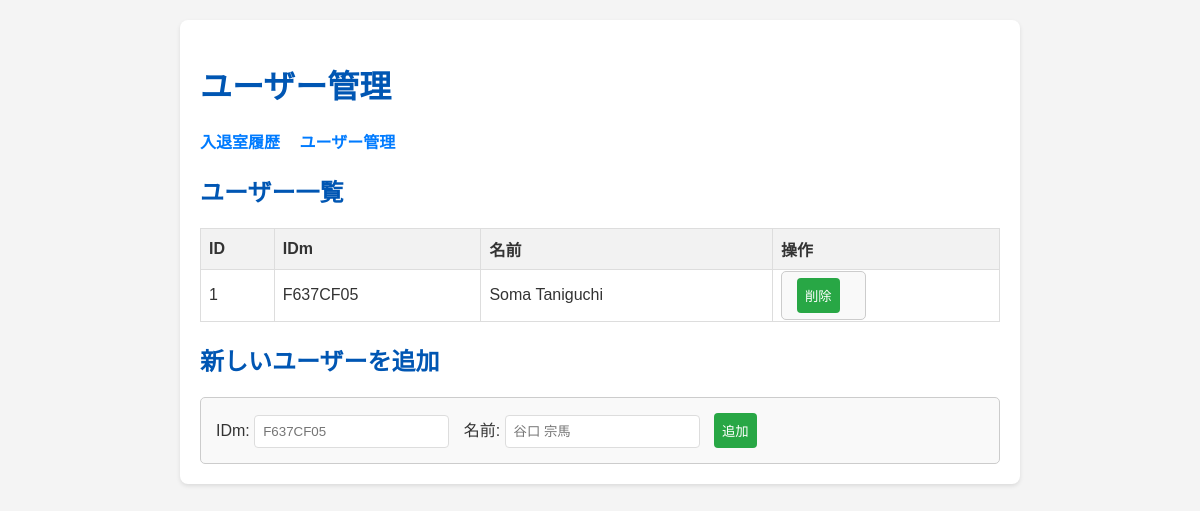
/users, run on an earlier commit of the app's database.
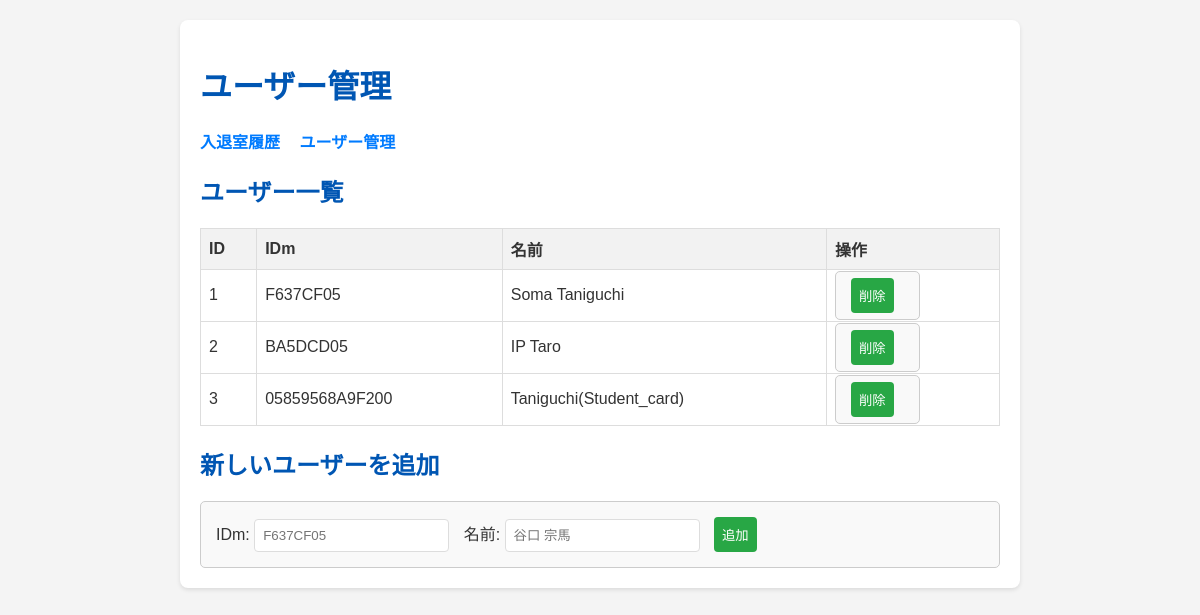
And on a later commit of the database.
### app.py (models this page shows, shortened)
class User(db.Model):
    id = db.Column(db.Integer, primary_key=True)
    idm = db.Column(db.String(160), unique=True, nullable=False) # FeliCaのIDm
    name = db.Column(db.String(80), nullable=False)

### app.py (the view, shortened to what this page needs)
@app.route('/users', methods=['GET', 'POST'])
def manage_users():
    users = User.query.all()
    return render_template('users.html', users=users)

### templates/users.html (shortened to what this page needs)
<!DOCTYPE html>
<html lang="ja">
<head>
</head>
<body>
    <div class="container">
        <h1>ユーザー管理</h1>
        <div class="nav-links">
            <a href="/">入退室履歴</a>
            <a href="/users">ユーザー管理</a>
        </div>
        <h2>ユーザー一覧</h2>
        <table>
            <thead>
                <tr>
                    <th>ID</th>
                    <th>IDm</th>
                    <th>名前</th>
                    <th>操作</th>
                </tr>
            </thead>
            <tbody>
                {% for user in users %}
                <tr>
                    <td>{{ user.id }}</td>
                    <td>{{ user.idm }}</td>
                    <td>{{ user.name }}</td>
                    <td>
                        <form action="/users" method="post" style="display:inline;">
                            <input type="submit" value="削除" class="delete-btn">
                        </form>
                    </td>
                </tr>
                {% endfor %}
            </tbody>
        </table>
        <h2>新しいユーザーを追加</h2>
        <form action="/users" method="post">
            IDm: <input type="text" name="idm" placeholder="F637CF05" required>
            名前: <input type="text" name="name" placeholder="谷口 宗馬" required>
            <input type="submit" value="追加">
        </form>
    </div>
</body>
</html>

### templates/users.html (style rules this page uses)
body { font-family: Arial, sans-serif; margin: 20px; background-color: #f4f4f4; color: #333; }
.container { max-width: 800px; margin: auto; background: white; padding: 20px; border-radius: 8px; box-shadow: 0 2px 4px rgba(0,0,0,0.1); }
h1, h2 { color: #0056b3; }
table { width: 100%; border-collapse: collapse; margin-top: 20px; }
th, td { border: 1px solid #ddd; padding: 8px; text-align: left; }
th { background-color: #f2f2f2; }
form { margin-top: 20px; padding: 15px; border: 1px solid #ccc; border-radius: 5px; background-color: #f9f9f9; }
form input[type="text"], form input[type="submit"] { padding: 8px; margin-right: 10px; border-radius: 4px; border: 1px solid #ddd; }
form input[type="submit"] { background-color: #28a745; color: white; cursor: pointer; border: none; }
.delete-btn { background-color: #dc3545; color: white; border: none; padding: 5px 10px; border-radius: 4px; cursor: pointer; }
.nav-links { margin-bottom: 20px; }
.nav-links a { margin-right: 15px; text-decoration: none; color: #007bff; font-weight: bold; }

What changed in the data, as far as the page shows it:
added User: id "2", idm "BA5DCD05", name "IP Taro"
added User: id "3", idm "05859568A9F200", name "Taniguchi(Student_card)"
